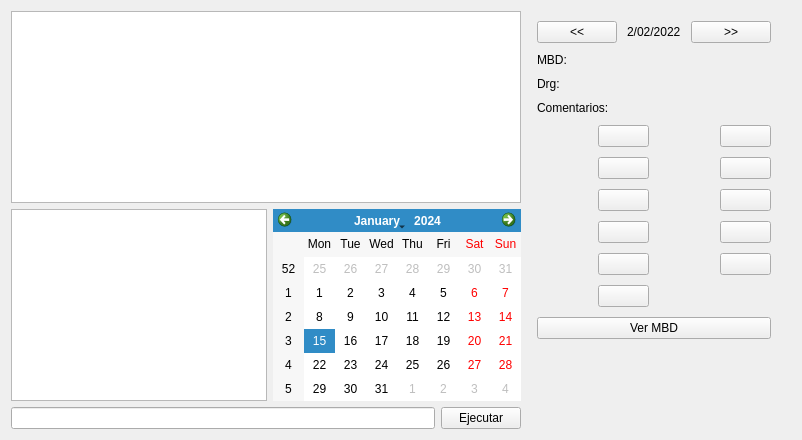
      <widget class="QWidget" name="tab">
       <attribute name="title">
        <string>Vista general</string>
       </attribute>
       <layout class="QHBoxLayout" name="horizontalLayout_10">
        <item>
         <layout class="QVBoxLayout" name="verticalLayout_7">
          <item>
           <widget class="QTableWidget" name="tableWidget">
            <property name="maximumSize">
             <size>
              <width>16777215</width>
              <height>9999999</height>
             </size>
            </property>
           </widget>
          </item>
          <item>
           <layout class="QHBoxLayout" name="horizontalLayout_6">
            <item>
             <widget class="QTextBrowser" name="log_window">
              <property name="enabled">
               <bool>true</bool>
              </property>
              <property name="maximumSize">
               <size>
                <width>16777215</width>
                <height>16777215</height>
               </size>
              </property>
             </widget>
            </item>
            <item>
             <widget class="QCalendarWidget" name="calendarWidget">
              <property name="maximumSize">
               <size>
                <width>16777215</width>
                <height>16777215</height>
               </size>
              </property>
             </widget>
            </item>
           </layout>
          </item>
          <item>
           <layout class="QHBoxLayout" name="horizontalLayout_3">
            <item>
             <widget class="QLineEdit" name="line_query"/>
            </item>
            <item>
             <widget class="QPushButton" name="btn_run_query">
              <property name="text">
               <string>Ejecutar</string>
              </property>
             </widget>
            </item>
           </layout>
          </item>
         </layout>
        </item>
        <item>
         <layout class="QVBoxLayout" name="verticalLayout_5"/>
        </item>
        <item>
         <layout class="QVBoxLayout" name="verticalLayout_3">
          <property name="spacing">
           <number>10</number>
          </property>
          <property name="leftMargin">
           <number>10</number>
          </property>
          <property name="topMargin">
           <number>10</number>
          </property>
          <property name="rightMargin">
           <number>20</number>
          </property>
          <property name="bottomMargin">
           <number>10</number>
          </property>
          <item>
           <layout class="QHBoxLayout" name="horizontalLayout_2">
            <item>
             <widget class="QPushButton" name="btn_move_back">
              <property name="text">
               <string>&lt;&lt;</string>
              </property>
             </widget>
            </item>
            <item>
             <widget class="QLabel" name="lbl_current_date">
              <property name="text">
               <string>2/02/2022</string>
              </property>
             </widget>
            </item>
            <item>
             <widget class="QPushButton" name="btn_move_forward">
              <property name="text">
               <string>&gt;&gt;</string>
              </property>
             </widget>
            </item>
           </layout>
          </item>
          <item>
           <layout class="QVBoxLayout" name="verticalLayout_4">
            <item>
             <widget class="QLabel" name="label_7">
              <property name="text">
               <string>MBD:</string>
              </property>
             </widget>
            </item>
            <item>
             <widget class="QLabel" name="label_9">
              <property name="text">
               <string>Drg:</string>
              </property>
             </widget>
            </item>
            <item>
             <widget class="QLabel" name="label_8">
              <property name="text">
               <string>Comentarios:</string>
              </property>
             </widget>
            </item>
           </layout>
          </item>
          <item>
           <layout class="QGridLayout" name="gridLayout_2">
            <item row="3" column="0">
             <layout class="QHBoxLayout" name="horizontalLayout_4">
              <item>
               <widget class="QLabel" name="label_10">
                <property name="text">
                 <string/>
                </property>
                <property name="pixmap">
                 <pixmap>assets/sergio.jpg</pixmap>
                </property>
               </widget>
              </item>
              <item>
               <widget class="QPushButton" name="btn_gp_sergio">
                <property name="text">
                 <string/>
                </property>
                <property name="icon">
                 <iconset>
                  <normaloff>assets/gp_icon.ico</normaloff>assets/gp_icon.ico</iconset>
                </property>
               </widget>
              </item>
             </layout>
            </item>
            <item row="4" column="1">
             <layout class="QHBoxLayout" name="horizontalLayout_9">
              <item>
               <widget class="QLabel" name="label_18">
                <property name="text">
                 <string/>
                </property>
                <property name="pixmap">
                 <pixmap>assets/aitor.jpg</pixmap>
                </property>
               </widget>
              </item>
              <item>
               <widget class="QPushButton" name="btn_gp_aitor">
                <property name="text">
                 <string/>
                </property>
                <property name="icon">
                 <iconset>
                  <normaloff>assets/gp_icon.ico</normaloff>assets/gp_icon.ico</iconset>
                </property>
               </widget>
              </item>
             </layout>
            </item>
            <item row="2" column="0">
             <layout class="QHBoxLayout" name="horizontalLayout_8">
              <item>
               <widget class="QLabel" name="label_13">
                <property name="text">
                 <string/>
                </property>
                <property name="pixmap">
                 <pixmap>assets/paula.jpg</pixmap>
                </property>
               </widget>
              </item>
              <item>
               <widget class="QPushButton" name="btn_gp_paula">
                <property name="text">
                 <string/>
                </property>
                <property name="icon">
                 <iconset>
                  <normaloff>assets/gp_icon.ico</normaloff>assets/gp_icon.ico</iconset>
                </property>
               </widget>
              </item>
             </layout>
            </item>
            <item row="2" column="1">
             <layout class="QHBoxLayout" name="horizontalLayout_7">
              <item>
               <widget class="QLabel" name="label_12">
                <property name="text">
                 <string/>
                </property>
                <property name="pixmap">
                 <pixmap>assets/joaquin.jpg</pixmap>
                </property>
               </widget>
              </item>
              <item>
               <widget class="QPushButton" name="btn_gp_joaquin">
                <property name="text">
                 <string/>
                </property>
                <property name="icon">
                 <iconset>
                  <normaloff>assets/gp_icon.ico</normaloff>assets/gp_icon.ico</iconset>
                </property>
               </widget>
              </item>
             </layout>
            </item>
            <item row="1" column="0">
             <layout class="QHBoxLayout" name="horizontalLayout_13">
              <item>
               <widget class="QLabel" name="label_15">
                <property name="text">
                 <string/>
                </property>
                <property name="pixmap">
                 <pixmap>assets/miranda.jpg</pixmap>
                </property>
               </widget>
              </item>
              <item>
               <widget class="QPushButton" name="btn_gp_miranda">
                <property name="text">
                 <string/>
                </property>
                <property name="icon">
                 <iconset>
                  <normaloff>assets/gp_icon.ico</normaloff>assets/gp_icon.ico</iconset>
                </property>
               </widget>
              </item>
             </layout>
            </item>
            <item row="3" column="1">
             <layout class="QHBoxLayout" name="horizontalLayout_5">
              <item>
               <widget class="QLabel" name="label_11">
                <property name="text">
                 <string/>
                </property>
                <property name="pixmap">
                 <pixmap>assets/diego.jpg</pixmap>
                </property>
               </widget>
              </item>
              <item>
               <widget class="QPushButton" name="btn_gp_diego">
                <property name="text">
                 <string/>
                </property>
                <property name="icon">
                 <iconset>
                  <normaloff>assets/gp_icon.ico</normaloff>assets/gp_icon.ico</iconset>
                </property>
               </widget>
              </item>
             </layout>
            </item>
            <item row="1" column="1">
             <layout class="QHBoxLayout" name="horizontalLayout_11">
              <item>
               <widget class="QLabel" name="label_14">
                <property name="text">
                 <string/>
                </property>
                <property name="pixmap">
                 <pixmap>assets/nerea.jpg</pixmap>
                </property>
               </widget>
              </item>
              <item>
               <widget class="QPushButton" name="btn_gp_nerea">
                <property name="text">
                 <string/>
                </property>
                <property name="icon">
                 <iconset>
                  <normaloff>assets/gp_icon.ico</normaloff>assets/gp_icon.ico</iconset>
                </property>
               </widget>
              </item>
             </layout>
            </item>
            <item row="0" column="1">
             <layout class="QHBoxLayout" name="horizontalLayout_14">
              <item>
               <widget class="QLabel" name="label_16">
                <property name="text">
                 <string/>
                </property>
                <property name="pixmap">
                 <pixmap>assets/anton.png</pixmap>
                </property>
               </widget>
              </item>
              <item>
               <widget class="QPushButton" name="btn_gp_anton">
                <property name="text">
                 <string/>
                </property>
                <property name="icon">
                 <iconset>
                  <normaloff>assets/gp_icon.ico</normaloff>assets/gp_icon.ico</iconset>
                </property>
               </widget>
              </item>
             </layout>
            </item>
            <item row="0" column="0">
             <layout class="QHBoxLayout" name="horizontalLayout_15">
              <item>
               <widget class="QLabel" name="label_17">
                <property name="text">
                 <string/>
                </property>
                <property name="pixmap">
                 <pixmap>assets/laura.jpg</pixmap>
                </property>
               </widget>
              </item>
              <item>
               <widget class="QPushButton" name="btn_gp_laura">
                <property name="text">
                 <string/>
                </property>
                <property name="icon">
                 <iconset>
                  <normaloff>assets/gp_icon.ico</normaloff>assets/gp_icon.ico</iconset>
                </property>
               </widget>
              </item>
             </layout>
            </item>
            <item row="4" column="0">
             <layout class="QHBoxLayout" name="horizontalLayout_12">
              <item>
               <widget class="QLabel" name="label_19">
                <property name="text">
                 <string/>
                </property>
                <property name="pixmap">
                 <pixmap>assets/aina.jpg</pixmap>
                </property>
               </widget>
              </item>
              <item>
               <widget class="QPushButton" name="btn_gp_aina">
                <property name="text">
                 <string/>
                </property>
                <property name="icon">
                 <iconset>
                  <normaloff>assets/gp_icon.ico</normaloff>assets/gp_icon.ico</iconset>
                </property>
               </widget>
              </item>
             </layout>
            </item>
            <item row="6" column="0">
             <layout class="QHBoxLayout" name="horizontalLayout_16">
              <item>
               <widget class="QLabel" name="label_25">
                <property name="text">
                 <string/>
                </property>
                <property name="pixmap">
                 <pixmap>assets/pablo.jpg</pixmap>
                </property>
               </widget>
              </item>
              <item>
               <widget class="QPushButton" name="btn_gp_pablo">
                <property name="text">
                 <string/>
                </property>
                <property name="icon">
                 <iconset>
                  <normaloff>assets/gp_icon.ico</normaloff>assets/gp_icon.ico</iconset>
                </property>
               </widget>
              </item>
             </layout>
            </item>
           </layout>
          </item>
          <item>
           <widget class="QPushButton" name="btn_show_current_mbd">
            <property name="text">
             <string>Ver MBD</string>
            </property>
           </widget>
          </item>
          <item>
           <spacer name="verticalSpacer_2">
            <property name="orientation">
             <enum>Qt::Vertical</enum>
            </property>
            <property name="sizeHint" stdset="0">
             <size>
              <width>20</width>
              <height>40</height>
             </size>
            </property>
           </spacer>
          </item>
         </layout>
        </item>
       </layout>
      </widget>
